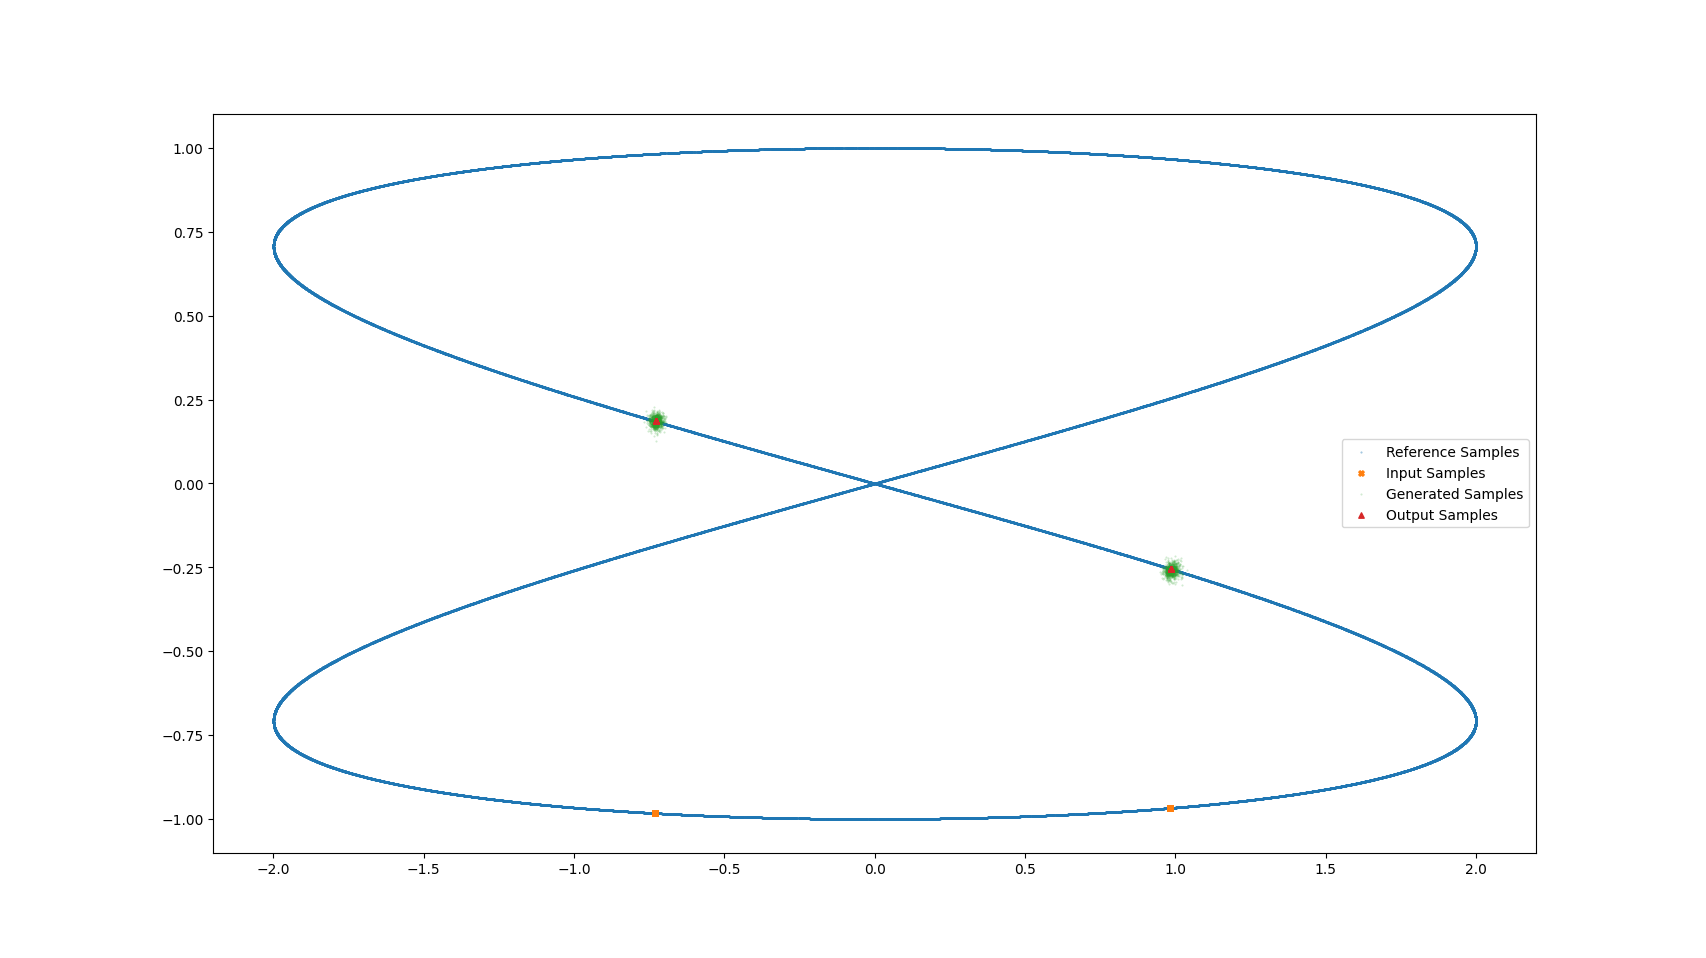

This chart was generated by the following Python code:
import torch
import torch.nn as nn
import torch.nn.functional as F
import matplotlib.pyplot as plt
from Lissajous import BoW

# ---------------------------------------------------
# DDPM
# ---------------------------------------------------

class NoiseMLP(nn.Module):
    def __init__(self, hidden_dim=256):
        super().__init__()

        self.net = nn.Sequential(
            nn.Linear(3, hidden_dim),   # x,y + timestep
            nn.ReLU(),
            nn.Linear(hidden_dim, hidden_dim),
            nn.ReLU(),
            nn.Linear(hidden_dim, hidden_dim),
            nn.ReLU(),
            nn.Linear(hidden_dim, hidden_dim),
            nn.ReLU(),
            nn.Linear(hidden_dim, hidden_dim),
            nn.ReLU(),
            nn.Linear(hidden_dim, hidden_dim),
            nn.ReLU(),
            nn.Linear(hidden_dim, 2)    # predict noise for x,y
        )

    def forward(self, x, t):
        # x shape: [B,2]
        # t shape: [B]
        t = t.float().unsqueeze(1) / 1000.0
        inp = torch.cat([x, t], dim=1)
        return self.net(inp)

class NoiseConditionalMLP(nn.Module):
    def __init__(self, hidden_dim=256):
        super().__init__()

        self.net = nn.Sequential(
            nn.Linear(5, hidden_dim),   # x,y + timestep
            nn.ReLU(),
            nn.Linear(hidden_dim, hidden_dim),
            nn.ReLU(),
            nn.Linear(hidden_dim, hidden_dim),
            nn.ReLU(),
            nn.Linear(hidden_dim, hidden_dim),
            nn.ReLU(),
            nn.Linear(hidden_dim, hidden_dim),
            nn.ReLU(),
            nn.Linear(hidden_dim, hidden_dim),
            nn.ReLU(),
            nn.Linear(hidden_dim, 2)    # predict noise for x,y
        )

    def forward(self, x, x0, t):
        # x shape: [B,2]
        # x0 shape: [B,2]
        # t shape: [B]
        t = t.float().unsqueeze(1) / 1000.0
        inp = torch.cat([x, x0, t], dim=1)
        return self.net(inp)

class DDPM:
    def __init__(self, T=1000, beta_start=1e-4, beta_end=0.02, device="cpu"):
        self.T = T
        self.device = device

        self.betas = torch.linspace(beta_start, beta_end, T).to(device)
        self.alphas = 1. - self.betas
        self.alpha_hat = torch.cumprod(self.alphas, dim=0)

    def sample_timesteps(self, n):
        return torch.randint(1, self.T, (n,), device=self.device)

    def add_noise(self, x0, t):
        """
        q(x_t | x_0)
        """
        sqrt_alpha_hat = torch.sqrt(self.alpha_hat[t]).unsqueeze(1)
        sqrt_one_minus = torch.sqrt(1 - self.alpha_hat[t]).unsqueeze(1)

        eps = torch.randn_like(x0)
        xt = sqrt_alpha_hat * x0 + sqrt_one_minus * eps
        return xt, eps

    @torch.no_grad()
    def sample(self, model, n, x0=None):
        """
        Generate new 2D samples
        """
        model.eval()

        if x0 is None:
            x = torch.randn(n, 2).to(self.device)
        else:
            x = x0

        for i in reversed(range(1, self.T)):
            t = torch.full((n,), i, device=self.device, dtype=torch.long)

            pred_noise = model(x, x0, t)  # Pass x0 as an additional input

            alpha = self.alphas[t].unsqueeze(1)
            alpha_hat = self.alpha_hat[t].unsqueeze(1)
            beta = self.betas[t].unsqueeze(1)

            if i > 1:
                z = torch.randn_like(x)
            else:
                z = torch.zeros_like(x)

            x = (
                (1 / torch.sqrt(alpha))
                * (x - ((1 - alpha) / torch.sqrt(1 - alpha_hat)) * pred_noise)
                + torch.sqrt(beta) * z
            )

        model.train()
        return x



# def sample_real_data(n):
#     c1 = torch.randn(n // 2, 2) * 0.3 + torch.tensor([2.0, 2.0])
#     c2 = torch.randn(n // 2, 2) * 0.3 + torch.tensor([-2.0, -2.0])
#     return torch.cat([c1, c2], dim=0)

device = "cuda" if torch.cuda.is_available() else "cpu"

amplitude = 2.0
skewness = 0.5  # 0.75 is interesting with large number of loops, 0.5 is interesting with small number of loops as they don't have a small common multiple
angular_velocity = 2.0 
phase_constant = 0#2.0
T = 50.0 

timestep = 1.5

Bow = BoW(amplitude=amplitude, skewness=skewness, angular_velocity=angular_velocity, phase_constant=phase_constant, device=device) 

model = NoiseConditionalMLP().to(device)
diffusion = DDPM(device=device)

optimizer = torch.optim.Adam(model.parameters(), lr=1e-4)
loss_fn = nn.MSELoss()

epochs = 50000
batch_size = 2560

for step in range(epochs):

    time = torch.rand(batch_size, device=device) * T
    x0, y0 = Bow.state(time)

    x1, y1 = Bow.state(time + timestep)


    X0 = torch.stack([x0, y0], dim=1)  # source instead of pure noise
    X1 = torch.stack([x1, y1], dim=1)

    # x0 = sample_real_data(batch_size).to(device)

    t = diffusion.sample_timesteps(batch_size)
    xt, noise = diffusion.add_noise(X1, t)

    pred = model(xt, X0, t)

    loss = loss_fn(pred, noise)

    optimizer.zero_grad()
    loss.backward()
    optimizer.step()

    if step % 500 == 0:
        print(f"step {step}: loss = {loss.item():.4f}")



time = torch.rand(100000, device=device) * T
x0, y0 = Bow.state(time)
x1 , y1 = Bow.state(time + timestep)

X0 = torch.stack([x0, y0], dim=1)
X1 = torch.stack([x1, y1], dim=1)

set = X0[0:2]
set = set.repeat(1000, 1)
set_output = X1[0:2]
set_output = set_output.repeat(1000, 1)

samples = diffusion.sample(model, n= set.shape[0], x0 = set).cpu() 

plt.scatter(x0.cpu(), y0.cpu(), s=0.2, alpha=0.5, label='Reference Samples')
plt.scatter(set[:, 0].cpu(), set[:, 1].cpu(), s=15, marker='X', alpha=1.0, label='Input Samples')
plt.scatter(samples[:, 0], samples[:, 1], s=0.2, marker='o', alpha=0.25, label='Generated Samples')
plt.scatter(set_output[:, 0].cpu(), set_output[:, 1].cpu(), s=15, marker='^', alpha=1.0, label='Output Samples')
plt.legend()
plt.show()

breakpoint()
